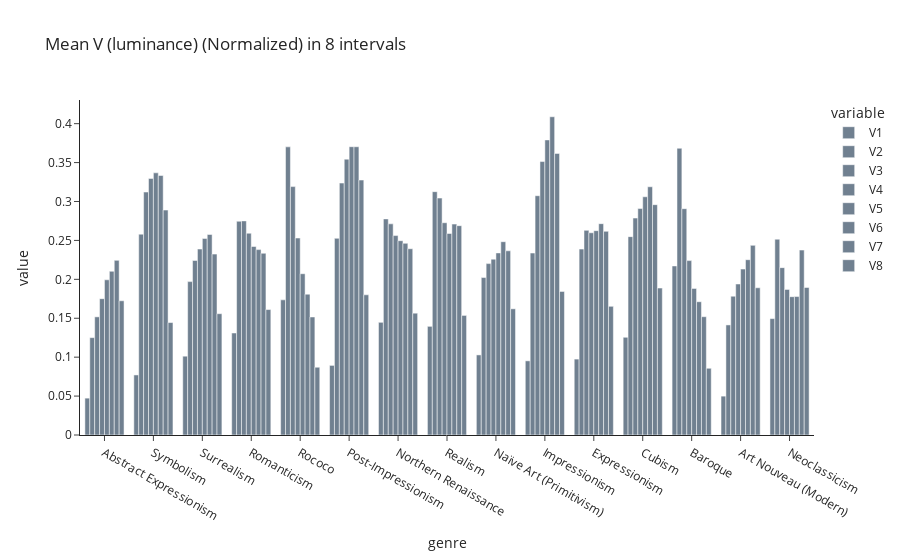

Here is the notebook cell this chart was saved with:
### Code cell
edges = whole_df.groupby(['genre']).mean().loc[:,'V1':'V8']
#edges.rename({'ED1':'Normal', 'ED2':'Blurred','ED3':'Sharpened'},axis=1,inplace=True)

edges_melt = pd.melt(edges.reset_index(), id_vars='genre', value_vars=edges.columns).sort_values('variable')

fig = px.bar(edges_melt, x='genre',color='variable', y='value',barmode='group',template='simple_white',
            color_discrete_sequence=["slategray"], 
             title="Mean V (luminance) (Normalized) in 8 intervals")

fig.show()

### Figure 1 — Plotly figure (JSON) as saved in the notebook; plotly's stock layout.template omitted (floating-point values rounded to 4 significant figures)
{"data": [{"alignmentgroup": "True", "hovertemplate": "variable=V1<br>genre=%{x}<br>value=%{y}<extra></extra>", "legendgroup": "V1", "marker": {"color": "slategray", "pattern": {"shape": ""}}, "name": "V1", "offsetgroup": "V1", "orientation": "v", "showlegend": true, "textposition": "auto", "type": "bar", "x": ["Abstract Expressionism", "Symbolism", "Surrealism", "Romanticism", "Rococo", "Post-Impressionism", "Northern Renaissance", "Realism", "Naïve Art (Primitivism)", "Impressionism", "Expressionism", "Cubism", "Baroque", "Art Nouveau (Modern)", "Neoclassicism"], "xaxis": "x", "y": [0.04735, 0.07715, 0.1013, 0.1311, 0.1736, 0.08942, 0.1448, 0.1396, 0.1029, 0.09528, 0.09753, 0.1255, 0.2172, 0.04992, 0.1495], "yaxis": "y"}, {"alignmentgroup": "True", "hovertemplate": "variable=V2<br>genre=%{x}<br>value=%{y}<extra></extra>", "legendgroup": "V2", "marker": {"color": "slategray", "pattern": {"shape": ""}}, "name": "V2", "offsetgroup": "V2", "orientation": "v", "showlegend": true, "textposition": "auto", "type": "bar", "x": ["Northern Renaissance", "Symbolism", "Surrealism", "Romanticism", "Rococo", "Post-Impressionism", "Neoclassicism", "Realism", "Impressionism", "Expressionism", "Cubism", "Baroque", "Art Nouveau (Modern)", "Abstract Expressionism", "Naïve Art (Primitivism)"], "xaxis": "x", "y": [0.2776, 0.258, 0.1971, 0.2746, 0.3702, 0.2527, 0.2515, 0.3126, 0.2338, 0.2388, 0.2549, 0.3684, 0.1414, 0.1251, 0.2023], "yaxis": "y"}, {"alignmentgroup": "True", "hovertemplate": "variable=V3<br>genre=%{x}<br>value=%{y}<extra></extra>", "legendgroup": "V3", "marker": {"color": "slategray", "pattern": {"shape": ""}}, "name": "V3", "offsetgroup": "V3", "orientation": "v", "showlegend": true, "textposition": "auto", "type": "bar", "x": ["Symbolism", "Surrealism", "Romanticism", "Rococo", "Realism", "Post-Impressionism", "Northern Renaissance", "Neoclassicism", "Impressionism", "Expressionism", "Cubism", "Baroque", "Art Nouveau (Modern)", "Abstract Expressionism", "Naïve Art (Primitivism)"], "xaxis": "x", "y": [0.3121, 0.2242, 0.2751, 0.3191, 0.3044, 0.3237, 0.2713, 0.215, 0.3074, 0.2629, 0.2787, 0.2908, 0.1783, 0.1518, 0.2202], "yaxis": "y"}, {"alignmentgroup": "True", "hovertemplate": "variable=V4<br>genre=%{x}<br>value=%{y}<extra></extra>", "legendgroup": "V4", "marker": {"color": "slategray", "pattern": {"shape": ""}}, "name": "V4", "offsetgroup": "V4", "orientation": "v", "showlegend": true, "textposition": "auto", "type": "bar", "x": ["Northern Renaissance", "Surrealism", "Romanticism", "Rococo", "Realism", "Post-Impressionism", "Neoclassicism", "Symbolism", "Impressionism", "Expressionism", "Cubism", "Baroque", "Art Nouveau (Modern)", "Abstract Expressionism", "Naïve Art (Primitivism)"], "xaxis": "x", "y": [0.2562, 0.2389, 0.2592, 0.2531, 0.2727, 0.3544, 0.1871, 0.3296, 0.3513, 0.2598, 0.2909, 0.2241, 0.194, 0.1752, 0.2259], "yaxis": "y"}, {"alignmentgroup": "True", "hovertemplate": "variable=V5<br>genre=%{x}<br>value=%{y}<extra></extra>", "legendgroup": "V5", "marker": {"color": "slategray", "pattern": {"shape": ""}}, "name": "V5", "offsetgroup": "V5", "orientation": "v", "showlegend": true, "textposition": "auto", "type": "bar", "x": ["Symbolism", "Surrealism", "Romanticism", "Rococo", "Realism", "Post-Impressionism", "Northern Renaissance", "Neoclassicism", "Naïve Art (Primitivism)", "Impressionism", "Expressionism", "Cubism", "Baroque", "Art Nouveau (Modern)", "Abstract Expressionism"], "xaxis": "x", "y": [0.3368, 0.2526, 0.2422, 0.2072, 0.2589, 0.3704, 0.2496, 0.1777, 0.2339, 0.3791, 0.2625, 0.3061, 0.1883, 0.2132, 0.1994], "yaxis": "y"}, {"alignmentgroup": "True", "hovertemplate": "variable=V6<br>genre=%{x}<br>value=%{y}<extra></extra>", "legendgroup": "V6", "marker": {"color": "slategray", "pattern": {"shape": ""}}, "name": "V6", "offsetgroup": "V6", "orientation": "v", "showlegend": true, "textposition": "auto", "type": "bar", "x": ["Surrealism", "Romanticism", "Symbolism", "Realism", "Post-Impressionism", "Northern Renaissance", "Neoclassicism", "Rococo", "Impressionism", "Expressionism", "Cubism", "Baroque", "Art Nouveau (Modern)", "Abstract Expressionism", "Naïve Art (Primitivism)"], "xaxis": "x", "y": [0.2576, 0.2382, 0.3334, 0.271, 0.3703, 0.2462, 0.1779, 0.1809, 0.4089, 0.2715, 0.3189, 0.1712, 0.2252, 0.2104, 0.2483], "yaxis": "y"}, {"alignmentgroup": "True", "hovertemplate": "variable=V7<br>genre=%{x}<br>value=%{y}<extra></extra>", "legendgroup": "V7", "marker": {"color": "slategray", "pattern": {"shape": ""}}, "name": "V7", "offsetgroup": "V7", "orientation": "v", "showlegend": true, "textposition": "auto", "type": "bar", "x": ["Symbolism", "Surrealism", "Romanticism", "Realism", "Post-Impressionism", "Northern Renaissance", "Neoclassicism", "Rococo", "Impressionism", "Expressionism", "Cubism", "Baroque", "Art Nouveau (Modern)", "Abstract Expressionism", "Naïve Art (Primitivism)"], "xaxis": "x", "y": [0.289, 0.2324, 0.2335, 0.2689, 0.3275, 0.2393, 0.2376, 0.1516, 0.3618, 0.2617, 0.2959, 0.152, 0.2436, 0.2244, 0.2366], "yaxis": "y"}, {"alignmentgroup": "True", "hovertemplate": "variable=V8<br>genre=%{x}<br>value=%{y}<extra></extra>", "legendgroup": "V8", "marker": {"color": "slategray", "pattern": {"shape": ""}}, "name": "V8", "offsetgroup": "V8", "orientation": "v", "showlegend": true, "textposition": "auto", "type": "bar", "x": ["Romanticism", "Rococo", "Realism", "Post-Impressionism", "Northern Renaissance", "Neoclassicism", "Cubism", "Impressionism", "Expressionism", "Baroque", "Art Nouveau (Modern)", "Abstract Expressionism", "Surrealism", "Naïve Art (Primitivism)", "Symbolism"], "xaxis": "x", "y": [0.1612, 0.08706, 0.1536, 0.1801, 0.1565, 0.1895, 0.1888, 0.1845, 0.1653, 0.08574, 0.1891, 0.1724, 0.1558, 0.1621, 0.1445], "yaxis": "y"}], "layout": {"barmode": "group", "legend": {"title": {"text": "variable"}, "tracegroupgap": 0}, "title": {"text": "Mean V (luminance) (Normalized) in 8 intervals"}, "xaxis": {"anchor": "y", "domain": [0, 1], "title": {"text": "genre"}}, "yaxis": {"anchor": "x", "domain": [0, 1], "title": {"text": "value"}}}}
